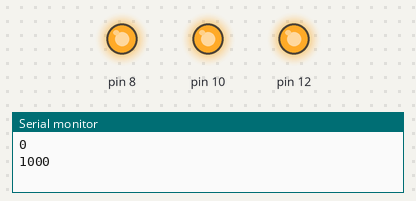
This sketch was run on a simulated Arduino Uno, built with avr-gcc and run on an emulated ATmega328P. On the bench: output pins drawn as LEDs (lit = HIGH), the last lines printed to the serial monitor.

Above: at 2.5 s.
At 5.5 s:
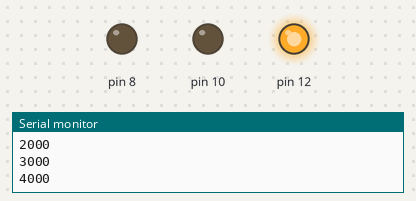
At 6.5 s:
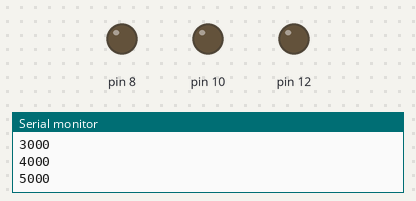
At 8.0 s:
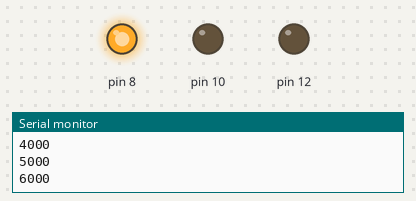
At 9.5 s:
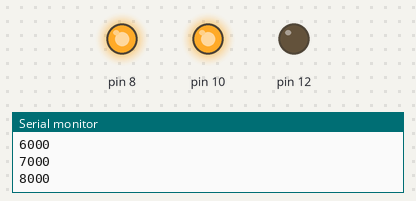
At 12.0 s:
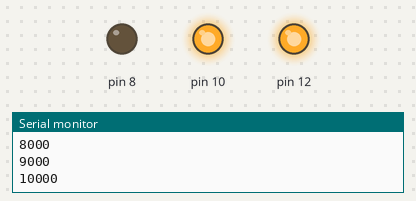
Timing chart, 0 to 14.0 s (numbered marks = the images above):
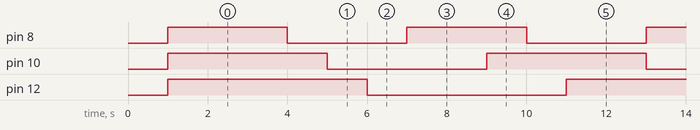

Measured:
- by itself, pin 8: alternates HIGH for 3.0 s and LOW for 3.0 s
- by itself, pin 10: alternates HIGH for 4.0 s and LOW for 4.0 s
- by itself, pin 12: alternates HIGH for 5.0 s and LOW for 5.0 s

The sketch:

sinal.ino
```cpp
void setup()
{
  Serial.begin(9600);
  delay(1000);
  pinMode(8,OUTPUT);
  pinMode(10,OUTPUT);
  pinMode(12,OUTPUT);


}
   long int tempo=0;
   int s1 = 0;
   int s2 = 0;
   int s3 = 0;
void loop()
{
  Serial.println(tempo);
  if ((tempo%3000) == 0){
    s1 = mudaStatus(s1);
    digitalWrite(8,s1);
  }

  if ((tempo%4000) == 0){
    s2 = mudaStatus(s2);
    digitalWrite(10,s2);
  }

  if ((tempo%5000) == 0){
    s3 = mudaStatus(s3);
    digitalWrite(12,s3);
  }
  tempo+=1000;
  delay(1000);

}

int mudaStatus(int s){
if (s == 0){
  return 1;
  }
  return 0;
}
```
